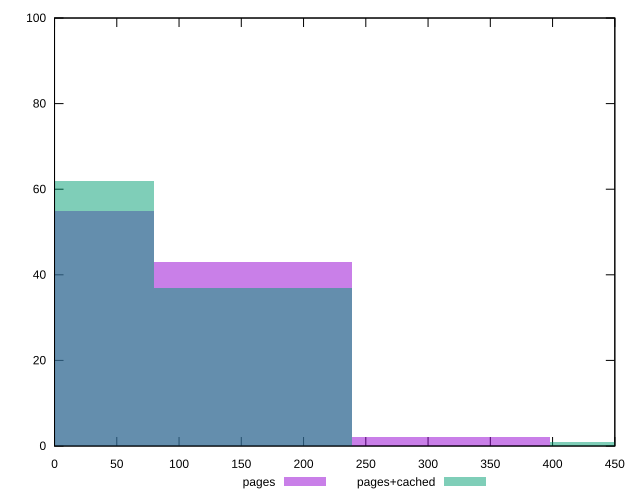

Recreate this plot in gnuplot.
reset

$pages <<EOF
0 55
318.65986724906 2
159.32993362453 43
EOF

$pagesCached <<EOF
477.98980087359007 1
159.32993362453 37
0 62
EOF

set key outside below
set boxwidth 159.32993362453
set xrange [0:450]
set yrange [0:100]
set trange [0:100]
set style fill transparent solid 0.5 noborder
set terminal svg size 640, 500 enhanced background rgb 'white'
set output "report_00019_2021-02-10T18-14-37.922Z//unused-css-rules/comparison/histogram/0_vs_1.svg"

plot $pages title "pages" with boxes, \
     $pagesCached title "pages+cached" with boxes

reset
